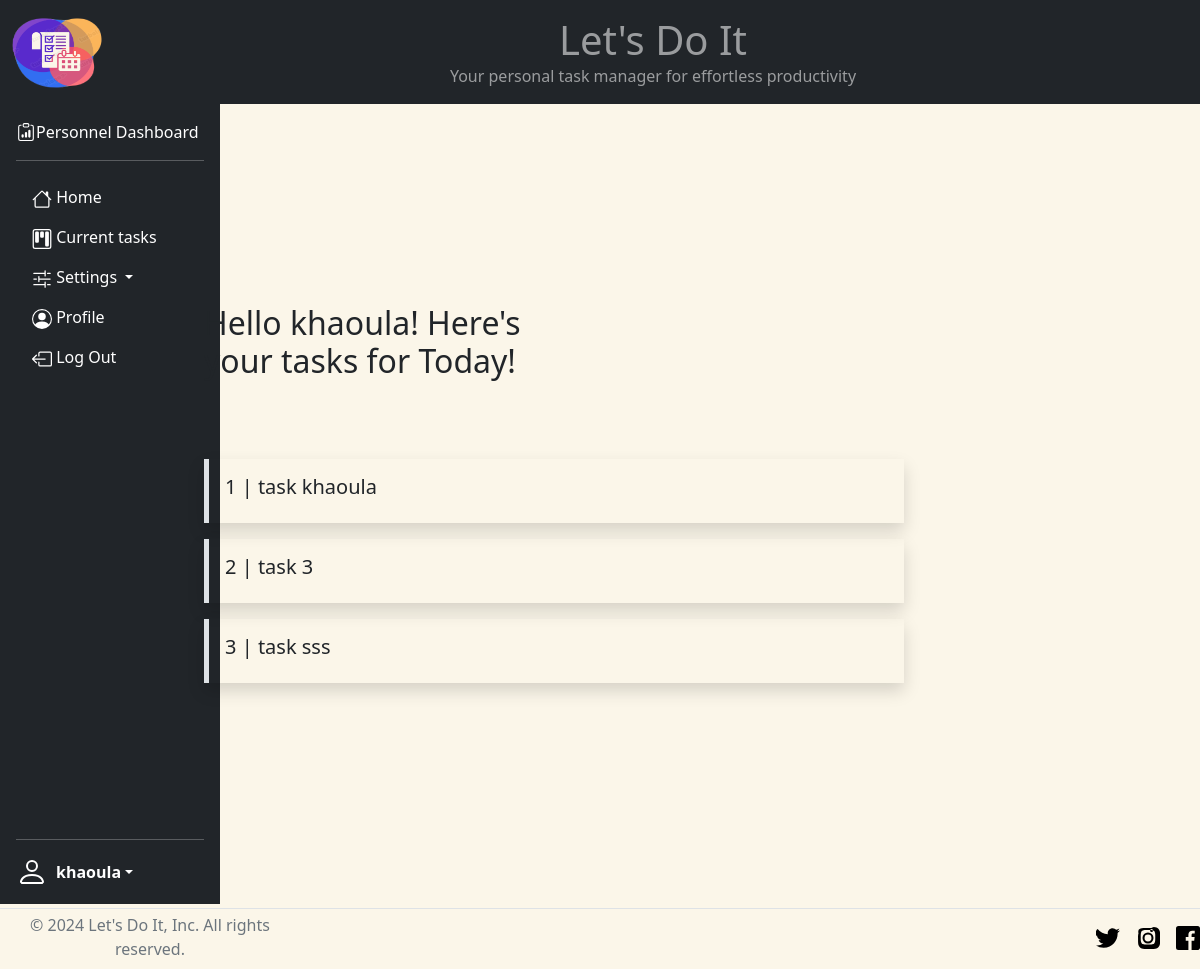
The app's page /dashboard/tasks (signed in) with its own data.
### app.py (models this page shows)
class User(db.Model, UserMixin):
    id = db.Column(db.Integer, primary_key=True)
    email = db.Column(db.String(120), nullable=False, unique=True)
    username = db.Column(db.String(20), nullable=False)
    password = db.Column(db.String(80), nullable=False)
    """user = db.relationship('User', backref=db.backref('tasks', lazy=True))"""
    tasks = db.relationship('ToDo', backref='user', lazy=True)

class ToDo(db.Model):
    id = db.Column(db.Integer, primary_key=True)
    title = db.Column(db.String(100))
    complete = db.Column(db.Boolean, default=False)
    user_id = db.Column(db.Integer, db.ForeignKey('user.id'), nullable=False)

### app.py (the view)
@app.route('/dashboard/tasks', methods=['GET', 'POST'])
@login_required
def tasks():
    """todo_list = current_user.tasks.all()"""
    todo_list = current_user.tasks
    total = len(todo_list)
    completed_tasks = sum(1 for task in todo_list if task.complete)
    uncompleted_tasks = total - completed_tasks
    return render_template('dashboard/current_tasks.html', todo_list=todo_list, total=total, completed_tasks=completed_tasks, uncompleted_tasks=uncompleted_tasks)

### app.py (called while the page is built)
@login_manager.user_loader
def load_user(user_id):
    return User.query.get(int(user_id))

### templates/dashboard/current_tasks.html (shortened to what this page needs)
<!DOCTYPE html>
<html lang="en">
  <head>
    <link
      href="https://cdn.jsdelivr.net/npm/bootstrap@5.1.3/dist/css/bootstrap.min.css"
      rel="stylesheet"
    />
  </head>
<body style="background-color: #fbf6e9">
    <nav class="navbar navbar-dark bg-dark" aria-label="First navbar example">
      <div class="container-fluid">
        <a class="navbar-brand">
          <img
            src="{{url_for('static', filename='/images/icon.png')}}"
            alt="Logo"
            width="90"
            height="70"
            class="d-inline-block align-text-top"
          />
        </a>
        <div class="navbar-text text-center mx-auto">
          <h1 class="mb-0">Let's Do It</h1>
          <p class="mb-0">
            Your personal task manager for effortless productivity
          </p>
        </div>
    </nav>
    <div class="row">
      <div class="col-md-2" >
        <div
          class="d-flex flex-column flex-shrink-0 p-3 text-white bg-dark"
          style="width: 220px; height: 100vh"
        >
        <a
        class="d-flex align-items-center mb-3 mb-md-0 me-md-auto text-white text-decoration-none"
      >
            <span class=" fs-6"> Personnel Dashboard</span>
        </a>
      <hr />
          <ul class="nav nav-pills flex-column mb-auto">
            <li class="nav-item">
              <a href="{{url_for('dashboard')}}" class="nav-link text-white">
                Home
              </a>
            </li>
            <li>
              <a href="{{url_for('tasks')}}" class="nav-link text-white">
                Current tasks
              </a>
            </li>
            <li class="dropdown">
              <a href="#" class="nav-link text-white dropdown-toggle" id="settingsDropdown" data-bs-toggle="dropdown" aria-expanded="false">
                  Settings
              </a>
                              <body style="background-color: #f6ebae79">
          </li>
          <li>
            <a href="#" class="nav-link text-white">
              Profile
            </a>
          </li>
          <li>
            <a href="{{url_for('log_out')}}" class="nav-link text-white">
              Log Out
            </a>
          </li>
        </ul>
          <hr />
          <div class="dropdown">
            <a
              href="#"
              class="d-flex align-items-center text-white text-decoration-none dropdown-toggle"
              id="dropdownUser1"
              data-bs-toggle="dropdown"
              aria-expanded="false"
            >
              <strong>{{ current_user.username }}</strong>
            </a>
          </div>
        </div>
      </div>
      <div class="col-md-4 " style="margin-top: 200px;">
        {% if current_user.is_authenticated %}
          <h2>Hello {{ current_user.username }}! Here's your tasks for Today!</h2>
        {% endif %}
        <div style="height: 54px;"></div>
        {% set user_task_count = {} %}
        {% for todo in todo_list %}
          {% if todo.user_id == current_user.id %}
            {% if current_user.id not in user_task_count.keys() %}
              {% set _ = user_task_count.update({current_user.id: 1}) %}
            {% endif %}
            <div class="border-start border-5 mt-3 shadow" style="width:700px;">
              <div class="card-body">
                <h5>{{ user_task_count[current_user.id] }} | {{ todo.title }}</h5>
              </div>
            </div>
            {% set _ = user_task_count.update({current_user.id: user_task_count[current_user.id] + 1}) %}
          {% endif %}
        {% endfor %}
        </div>
        <footer
          class="d-flex flex-wrap justify-content-between align-items-center py-1 my-1 border-top"
        >
          <div class="col-md-3 d-flex align-items-center justify-content-center">
            <span class="text-center text-muted"
              >© 2024 Let's Do It, Inc. All rights reserved.</span
            >
          </div>
          <ul class="nav col-md-4 justify-content-end list-unstyled d-flex">
            <li class="ms-3">
              <a class="text-muted" href="#"
                ><svg class="bi" width="24" height="24">
                  <use xlink:href="#twitter"></use></svg></a>
            </li>
            <li class="ms-3">
              <a class="text-muted" href="#"
                ><svg class="bi" width="24" height="24">
                  <use xlink:href="#instagram"></use></svg></a>
            </li>
            <li class="ms-3">
              <a class="text-muted" href="#"
                ><svg class="bi" width="24" height="24">
                  <use xlink:href="#facebook"></use></svg></a>
            </li>
          </ul>
        </footer>
      </body>
</html>

### records on screen
User: username "khaoula", id "1"
ToDo: title "task khaoula"
ToDo: user_task_count "2", title "task 3"
ToDo: user_task_count "3", title "task sss"
